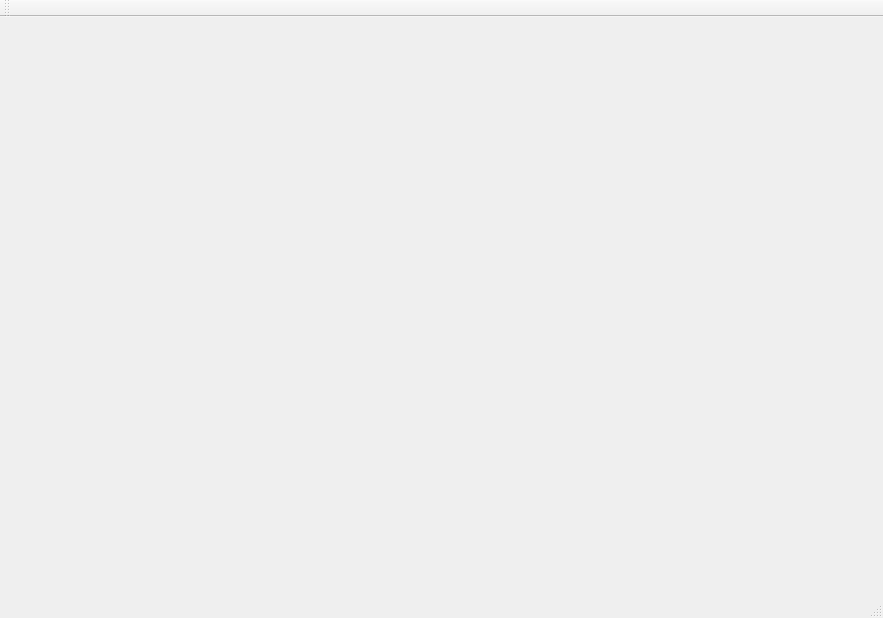
<?xml version="1.0" encoding="UTF-8"?>
<ui version="4.0">
 <class>MainWindow</class>
 <widget class="QMainWindow" name="MainWindow">
  <property name="geometry">
   <rect>
    <x>0</x>
    <y>0</y>
    <width>883</width>
    <height>618</height>
   </rect>
  </property>
  <property name="windowTitle">
   <string>MainWindow</string>
  </property>
  <widget class="QWidget" name="centralWidget">
   <widget class="QWidget" name="widget" native="true">
    <property name="geometry">
     <rect>
      <x>170</x>
      <y>170</y>
      <width>541</width>
      <height>311</height>
     </rect>
    </property>
    <widget class="QLabel" name="camera">
     <property name="geometry">
      <rect>
       <x>90</x>
       <y>20</y>
       <width>391</width>
       <height>271</height>
      </rect>
     </property>
     <property name="text">
      <string/>
     </property>
    </widget>
   </widget>
  </widget>
  <widget class="QMenuBar" name="menuBar">
   <property name="geometry">
    <rect>
     <x>0</x>
     <y>0</y>
     <width>883</width>
     <height>26</height>
    </rect>
   </property>
  </widget>
  <widget class="QToolBar" name="mainToolBar">
   <attribute name="toolBarArea">
    <enum>TopToolBarArea</enum>
   </attribute>
   <attribute name="toolBarBreak">
    <bool>false</bool>
   </attribute>
  </widget>
  <widget class="QStatusBar" name="statusBar"/>
 </widget>
 <layoutdefault spacing="6" margin="11"/>
 <resources/>
 <connections/>
</ui>
